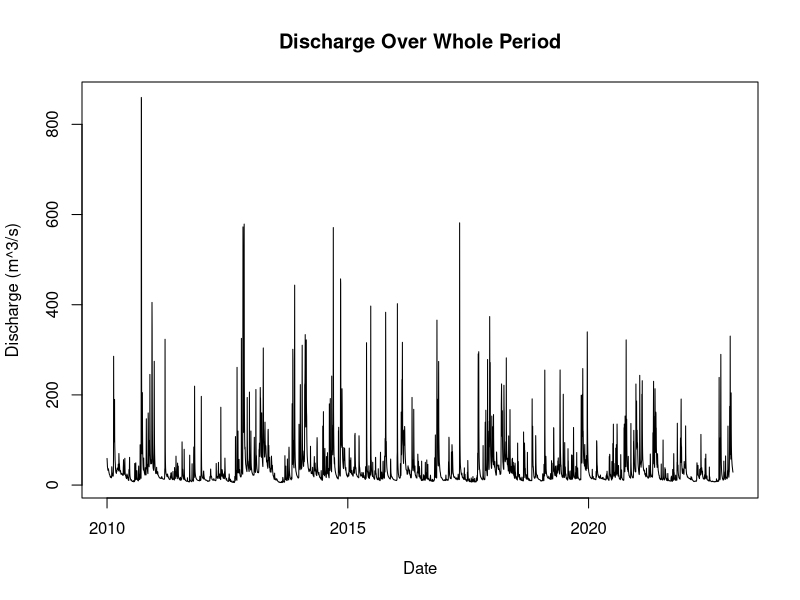
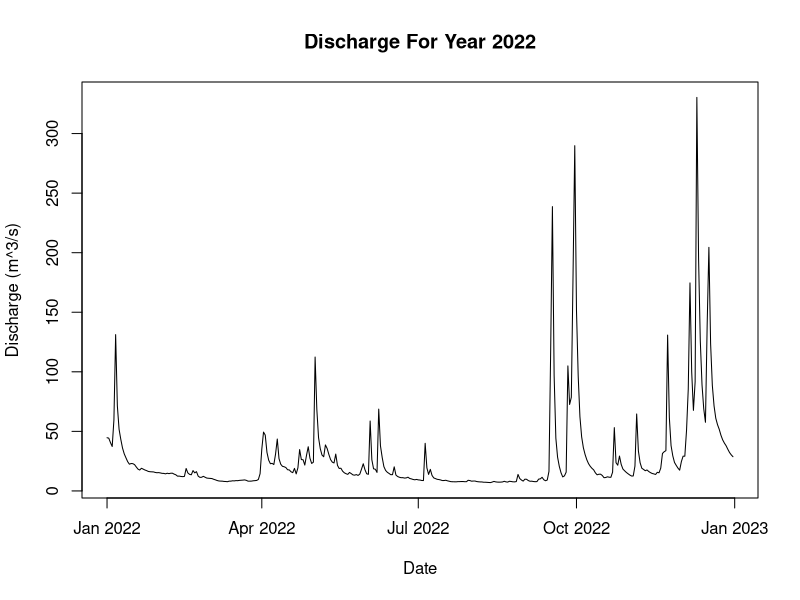
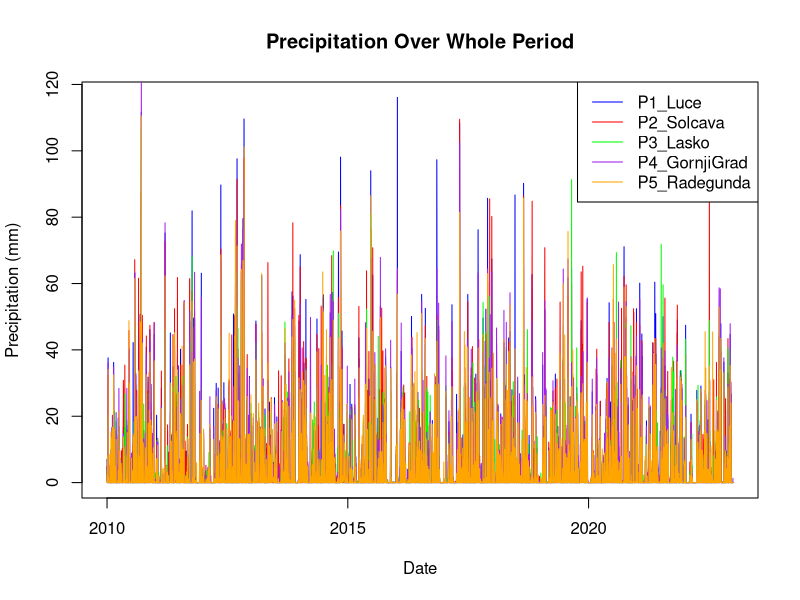
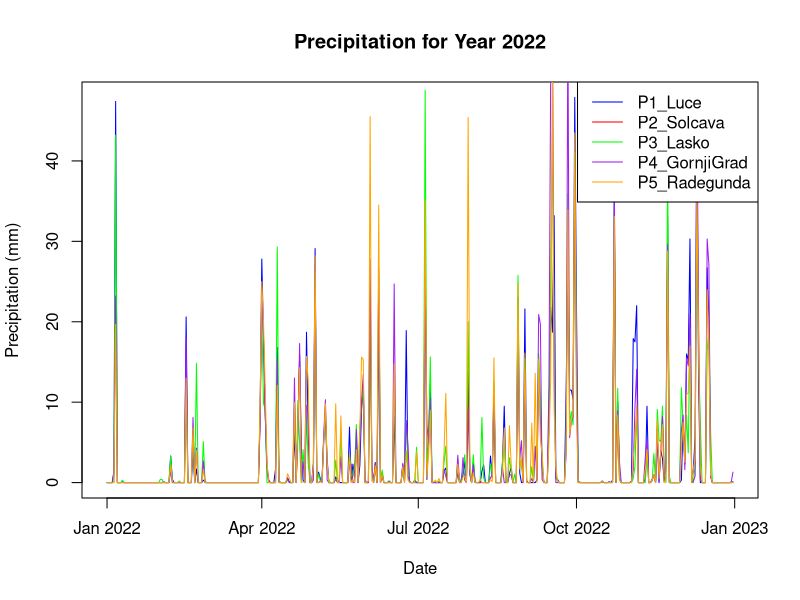
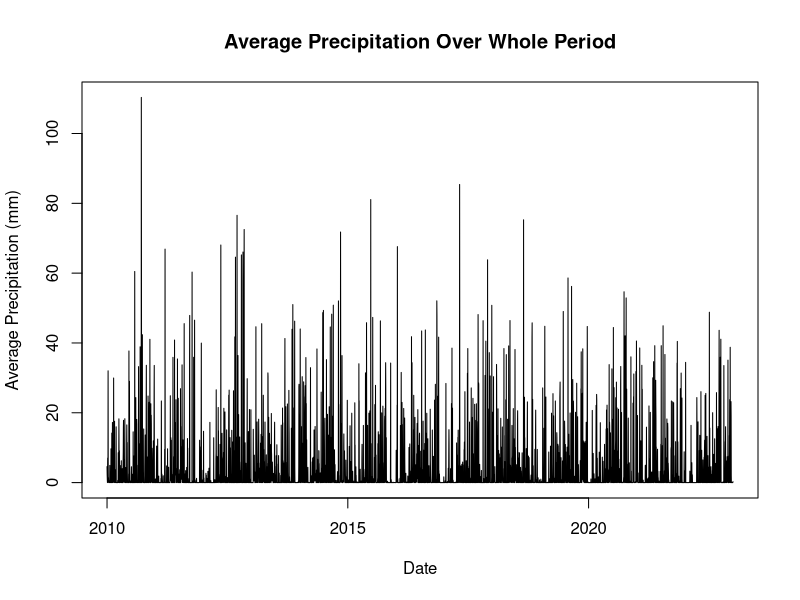
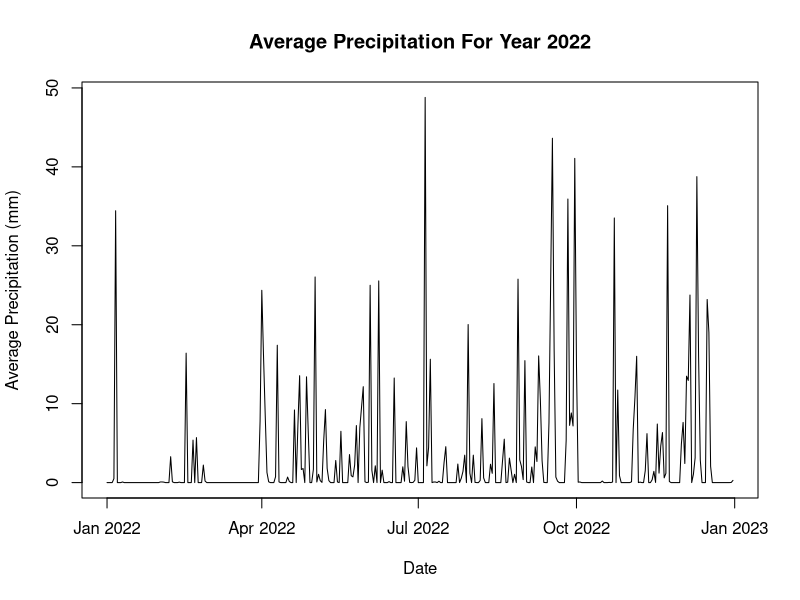
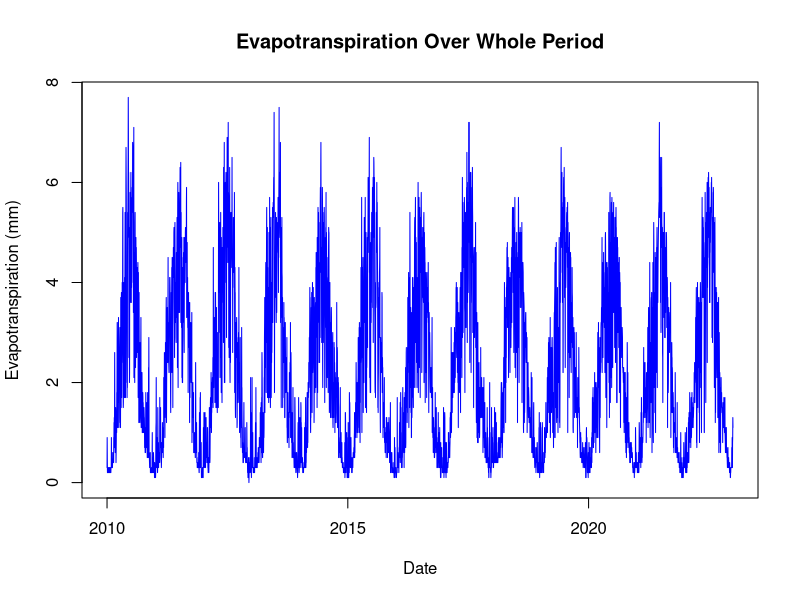
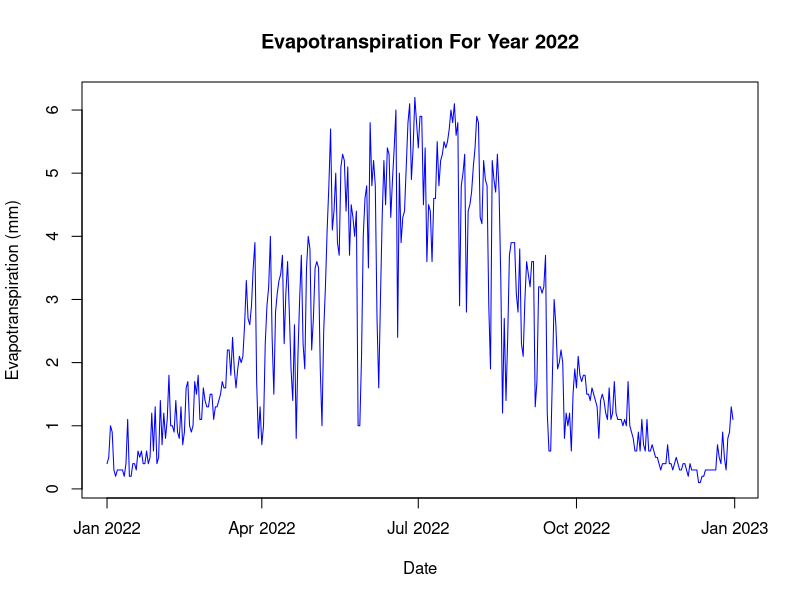

These figures' R source, in order:
## ---- chunk 1
knitr::opts_chunk$set(echo = TRUE)
# install.packages("corrplot")
# install.packages("writexl")

library(writexl)
library(readxl)
library(dplyr)
library(ggplot2)
library(corrplot)
## ---- chunk 2
gauge_stations <- list(
  Luče = list(longitude = 14.7457, latitude = 46.3543, elevation = 513),
  Solčava = list(longitude = 14.6914, latitude = 46.4203, elevation = 639),
  Laško = list(longitude = 15.2341, latitude = 46.1565, elevation = 221),
  GornjiGrad = list(longitude = 14.8077, latitude = 46.2960, elevation = 430),
  Radegunda = list(longitude = 14.9330, latitude = 46.3661, elevation = 794)
)

temp_station <- list(
  CeljeMedlog = list(longitude = 15.2259, latitude = 46.2366, elevation = 242)
)
## ---- chunk 3
# Import dataset from excel file
main_data = read_excel("Savinja-VelikoSirje.xlsx")

# Create dataframe
main_data = as.data.frame(main_data)

# Convert the 'Date' column to Date type
main_data$Date <- as.Date(main_data$Date, format = "%d.%m.%Y")

head(main_data)
## ---- chunk 4
# Structure of dataframe
str(main_data)

# Check for missing values
missing_data <- colSums(is.na(main_data))
missing_data
## ---- chunk 5
sum(is.na(main_data$Waterlevel))

# Fit linear regression model using Discharge
model <- lm(Waterlevel ~ Discharge, data = main_data, na.action = na.exclude)
model

# Predict missing Waterlevel
missing_waterlevel <- which(is.na(main_data$Waterlevel))
predicted_values <- predict(model, newdata = main_data[missing_waterlevel, ])
predicted_values

# Fill missing Waterlevel values
main_data$Waterlevel[missing_waterlevel] <- predicted_values

# Check Waterlevel again
sum(is.na(main_data$Waterlevel))
## ---- chunk 6
missing_watertemps = which(is.na(main_data$Watertemp))
missing_watertemps

# Loop missing watertemp and fill 
for (i in missing_watertemps){
  current_year <- main_data$Year[i]
  date_without_year <- format(main_data$Date[i], "%m-%d")
  
  # Find Watertemp and Airtemp for same date in previous years
  previous_data <- main_data %>% 
    filter(format(Date, "%m-%d") == date_without_year & Year < current_year) %>% 
    select(Watertemp, Airtemp)
  
  # Calculate mean of Watertemp and Airtemp
  if(nrow(previous_data) > 0){
    watertemp_mean <- mean(previous_data$Watertemp)
    airtemp_mean <- mean(previous_data$Airtemp)
    
    main_data$Watertemp[i] <- watertemp_mean + (main_data$Airtemp[i] - airtemp_mean)
  }
}

# Check Watertemp
sum(is.na(main_data$Watertemp))
## ---- chunk 7
missing_lasko <-  which(is.na(main_data$P3_Lasko))

# Fill missing values with average of other stations
for (i in missing_lasko){
  other_prec <- main_data[i, c("P1_Luce", "P2_Solcava", "P4_GornjiGrad", "P5_Radegunda")]
  main_data$P3_Lasko[i] <- mean(as.numeric(other_prec))
}

# Check P3_Lasko
sum(is.na(main_data$P3_Lasko))
## ---- chunk 8
# Check main_data for any missing values
colSums(is.na(main_data))
## ---- chunk 9
# Calculate descriptive statistics for Discharge
discharge_stats <- data.frame(
  Statistic = c("Mean", "Standard Deviation", "Minimum", "Maximum", "Median"),
  Values = c(
    mean(main_data$Discharge),
    sd(main_data$Discharge),
    min(main_data$Discharge),
    max(main_data$Discharge),
    median(main_data$Discharge))
) 

discharge_stats

# Summary statistics for Discharge
summary(main_data$Discharge)
## ---- chunk 10
# Calculate descriptive statistics for Precipitation 
precipitation_stats <- data.frame(
  Statistic = c("Mean", "Standard Deviation", "Minimum", "Maximum", "Median"),
  Values = c(
    mean(c(main_data$P1_Luce, main_data$P2_Solcava, main_data$P3_Lasko, main_data$P4_GornjiGrad, main_data$P5_Radegunda)),
    sd(c(main_data$P1_Luce, main_data$P2_Solcava, main_data$P3_Lasko, main_data$P4_GornjiGrad, main_data$P5_Radegunda)),
    min(c(main_data$P1_Luce, main_data$P2_Solcava, main_data$P3_Lasko, main_data$P4_GornjiGrad, main_data$P5_Radegunda)),
    max(c(main_data$P1_Luce, main_data$P2_Solcava, main_data$P3_Lasko, main_data$P4_GornjiGrad, main_data$P5_Radegunda)),
    median(c(main_data$P1_Luce, main_data$P2_Solcava, main_data$P3_Lasko, main_data$P4_GornjiGrad, main_data$P5_Radegunda))
  )
)

precipitation_stats

# Summary statistics for Precipitation
summary(c(main_data$P1_Luce, main_data$p2_Solcava, main_data$P3_Lasko, main_data$P4_GornjiGrad, main_data$P5_Radegunda))
## ---- chunk 11
# P1_Luce
mean(main_data$P1_Luce)
sd(main_data$P1_Luce)
min(main_data$P1_Luce)
max(main_data$P1_Luce)
median(main_data$P1_Luce)

# P2_Solcava
mean(main_data$P2_Solcava)
sd(main_data$P2_Solcava)
min(main_data$P2_Solcava)
max(main_data$P2_Solcava)
median(main_data$P2_Solcava)

# P3_Lasko
mean(main_data$P3_Lasko)
sd(main_data$P3_Lasko)
min(main_data$P3_Lasko)
max(main_data$P3_Lasko)
median(main_data$P3_Lasko)

# P4_GornjiGrad
mean(main_data$P4_GornjiGrad)
sd(main_data$P4_GornjiGrad)
min(main_data$P4_GornjiGrad)
max(main_data$P4_GornjiGrad)
median(main_data$P4_GornjiGrad)

# P5_Radegunda
mean(main_data$P5_Radegunda)
sd(main_data$P5_Radegunda)
min(main_data$P5_Radegunda)
max(main_data$P5_Radegunda)
median(main_data$P5_Radegunda)

## ---- chunk 12
# Calculate descriptive statistics for Air Temperature
airtemp_stats <- data.frame(
  Statistic = c("Mean", "Standard Deviation", "Minimum", "Maximum", "Median"),
  Values = c(
    mean(main_data$Airtemp),
    sd(main_data$Airtemp),
    min(main_data$Airtemp),
    max(main_data$Airtemp),
    median(main_data$Airtemp)
  )
)

airtemp_stats

# Summary statistics for Air Temperature
summary(main_data$Airtemp)
## ---- chunk 13
# Calculate descriptive statistics for Evapotranspiration
evapotrans_stats <- data.frame(
  Statistic = c("Mean", "Standard Deviation", "Minimum", "Maximum", "Median"),
  Values = c(
    mean(main_data$Evapotrans),
    sd(main_data$Evapotrans),
    min(main_data$Evapotrans),
    max(main_data$Evapotrans),
    median(main_data$Evapotrans)
  )
)

evapotrans_stats

# Summary statistics for Evapotranspiration
summary(main_data$Evapotrans)
## ---- chunk 14
# Plot Discharge over the whole period
plot(main_data$Date, main_data$Discharge, type = "l",
     xlab = "Date", ylab = "Discharge (m^3/s)", main = "Discharge Over Whole Period")

# Plot Discharge for year 2022
data_2022 <- main_data[format(main_data$Date, "%Y") == "2022",]
plot(data_2022$Date, data_2022$Discharge, type = "l",
     xlab = "Date", ylab = "Discharge (m^3/s)", main = "Discharge For Year 2022")
## ---- chunk 15
# Plot Precipitation over whole period for all stations
plot(main_data$Date, main_data$P1_Luce, type = "l", col = "blue",
     xlab = "Date", ylab = "Precipitation (mm)", main = "Precipitation Over Whole Period")

# All lines for other stations
lines(main_data$Date, main_data$P2_Solcava, col = "red")
lines(main_data$Date, main_data$P3_Lasko, col = "green")
lines(main_data$Date, main_data$P4_GornjiGrad, col = "purple")
lines(main_data$Date, main_data$P5_Radegunda, col = "orange")

# Add legend
legend("topright", legend = c("P1_Luce", "P2_Solcava", "P3_Lasko", "P4_GornjiGrad", "P5_Radegunda"),
       col = c("blue", "red", "green", "purple", "orange"), lty = 1)


# Plot Precipitation for year 2022 
plot(data_2022$Date, data_2022$P1_Luce, type = "l", col = "blue",
     xlab = "Date", ylab = "Precipitation (mm)", main = "Precipitation for Year 2022")

# Add lines for other stations
lines(data_2022$Date, data_2022$p2_Solcava, col = "red")
lines(data_2022$Date, data_2022$P3_Lasko, col = "green")
lines(data_2022$Date, data_2022$P4_GornjiGrad, col = "purple")
lines(data_2022$Date, data_2022$P5_Radegunda, col = "orange")

# Add a legend
legend("topright", legend = c("P1_Luce", "P2_Solcava", "P3_Lasko", "P4_GornjiGrad", "P5_Radegunda"),
       col = c("blue", "red", "green", "purple", "orange"), lty = 1)
## ---- chunk 16
# Calculate the average precipitation across all stations
main_data$Avg_Precipitation <- rowMeans(main_data[, c("P1_Luce", "P2_Solcava", "P3_Lasko", "P4_GornjiGrad", "P5_Radegunda")])

# Plot Average Precipitation over the whole period
plot(main_data$Date, main_data$Avg_Precipitation, type = "l",
     xlab = "Date", ylab = "Average Precipitation (mm)", main = "Average Precipitation Over Whole Period")

# Plot Average Precipitation for year 2022
data_2022 <- main_data[format(main_data$Date, "%Y") == "2022",]
plot(data_2022$Date, data_2022$Avg_Precipitation, type = "l",
     xlab = "Date", ylab = "Average Precipitation (mm)", main = "Average Precipitation For Year 2022")
## ---- chunk 17
# Plot Evapotranspiration over whole period
plot(main_data$Date, main_data$Evapotrans, type = "l", col = "blue",
     xlab = "Date", ylab = "Evapotranspiration (mm)", main = "Evapotranspiration Over Whole Period")

# Plot Evapotranspiration for year 2022
data_2022 <- main_data[format(main_data$Date, "%Y") == "2022",]
plot(data_2022$Date, data_2022$Evapotrans, type = "l", col = "blue",
     xlab = "Date", ylab = "Evapotranspiration (mm)", main = "Evapotranspiration For Year 2022")
## ---- chunk 18
# Plot Air Temperature over the whole period
plot(main_data$Date, main_data$Airtemp, type = "l", col = "red",
     xlab = "Date", ylab = "Air Temperature (°C)", main = "Air Temperature Over Whole Period")

# Plot Air Temperature for year 2022
plot(data_2022$Date, data_2022$Airtemp, type = "l", col = "red",
     xlab = "Date", ylab = "Air Temperature (°C)", main = "Air Temperature For Year 2022")
## ---- chunk 19
# Precipitation columns
precipitation_data <- main_data[, c("P1_Luce", "P2_Solcava", "P3_Lasko", "P4_GornjiGrad", "P5_Radegunda")]

# Calculate correlation matrix
cor_matrix <- cor(precipitation_data)

cor_matrix

# Plot correlogram
corrplot(cor_matrix, method = "shade", type = "full", 
         tl.col = "orange", tl.srt = 45,
         title = "Correlogram of Precipitation Stations", 
          mar = c(0, 0, 2, 0)
)
## ---- chunk 20
# Catchment area in m²
catchment_area <- 1847000000

# Calculate Runoff
main_data$Runoff <- (main_data$Discharge * 3600 * 24 * 1000) / catchment_area

# Calculate the water balance
main_data$Water_Balance <- main_data$Avg_Precipitation - main_data$Evapotrans - main_data$Runoff

# Save main_data to an Excel file
# write_xlsx(main_data, "main_data_output.xlsx")
## ---- chunk 21
# Group data by Year and calculate total runoff and total precipitation
annual_runoff <- main_data %>%
  group_by(Year) %>%
  summarise(
    Total_Runoff = sum(Runoff),             
    Total_Precipitation = sum(Avg_Precipitation)
  )

# Calculate the runoff coefficient for each year
annual_runoff$Runoff_Coefficient <- annual_runoff$Total_Runoff / annual_runoff$Total_Precipitation

annual_runoff

# Plot the runoff coefficient over the years
plot(as.numeric(annual_runoff$Year), annual_runoff$Runoff_Coefficient, type = "b", col = "blue",
     xlab = "Year", ylab = "Runoff Coefficient", main = "Runoff Coefficient Values")

## ---- chunk 22
# Group data by Year and calculate total evapotranspiration and total precipitation
evapotrans_prec <- main_data %>% 
  group_by(Year) %>% 
  summarise(
    Avg_Evapotrans = sum(Evapotrans),
    Avg_Precipitation = sum(Avg_Precipitation))

# Calculate evapotranspiration to precipitation ratio
evapotrans_prec$Ratio <- evapotrans_prec$Avg_Evapotrans / evapotrans_prec$Avg_Precipitation

evapotrans_prec

# Plot evapotranpitation to precipitation ratio
plot(evapotrans_prec$Year, evapotrans_prec$Ratio, type = "b", col = "orange",
     xlab = "Year", ylab = "Ratio", main = "Evapotranspiration to Precipitation Ratio")
